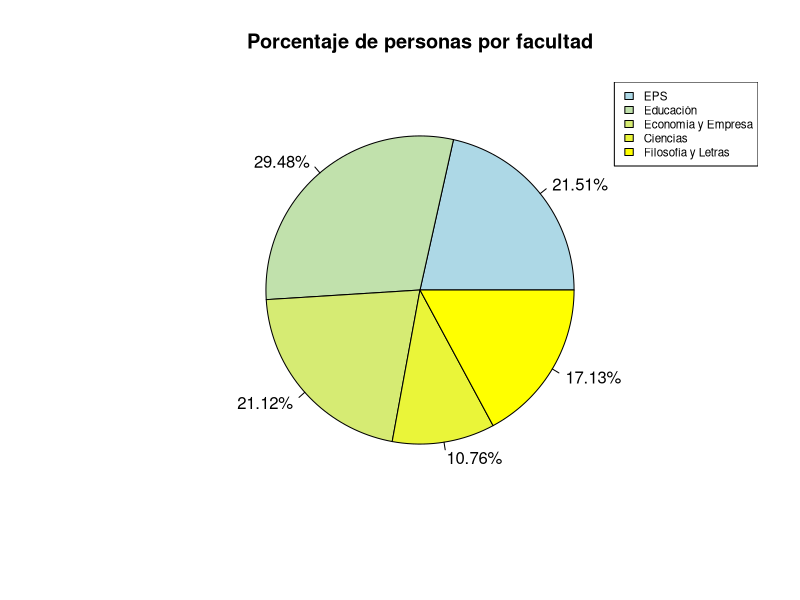
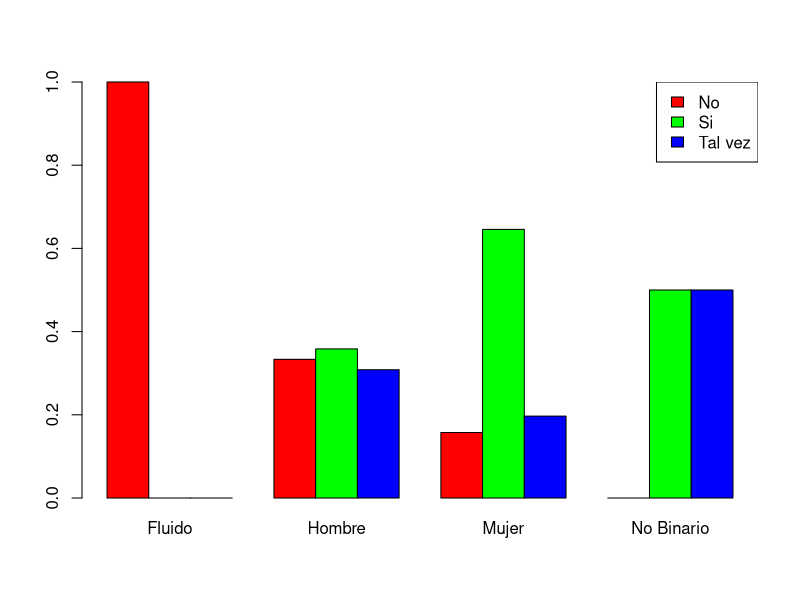
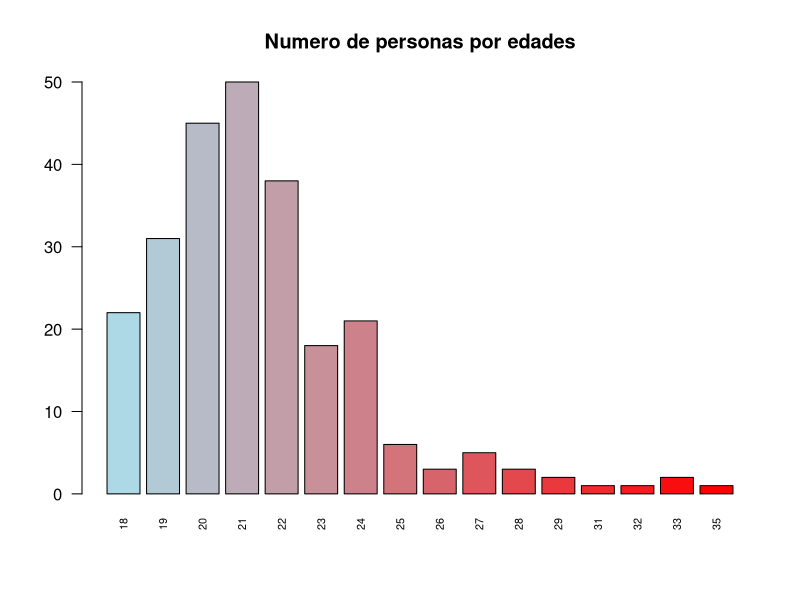
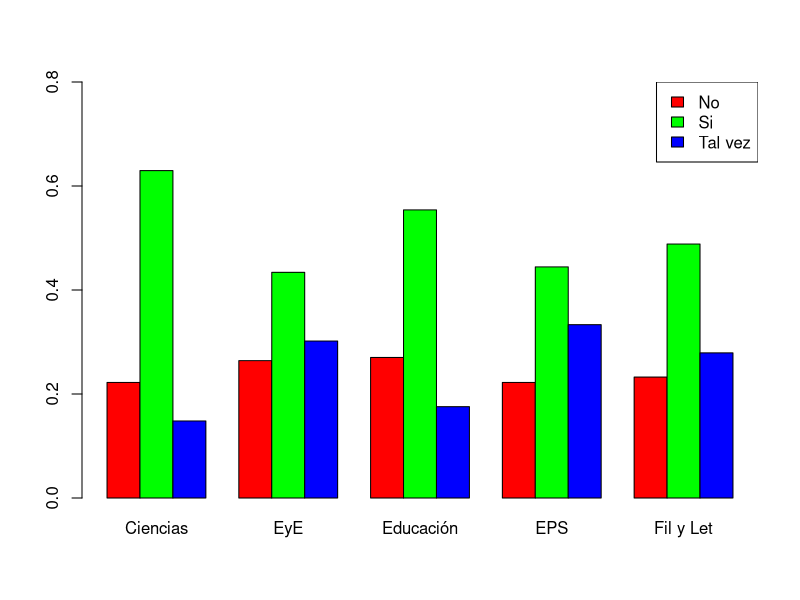
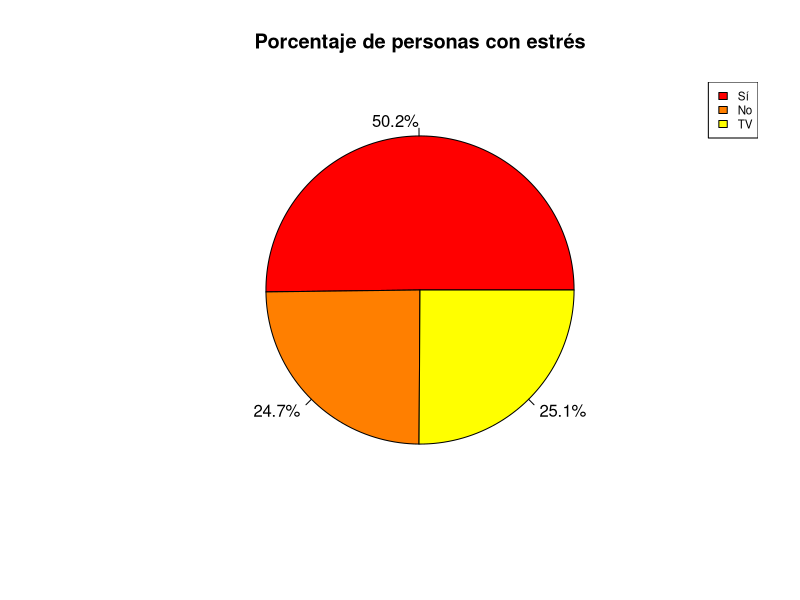
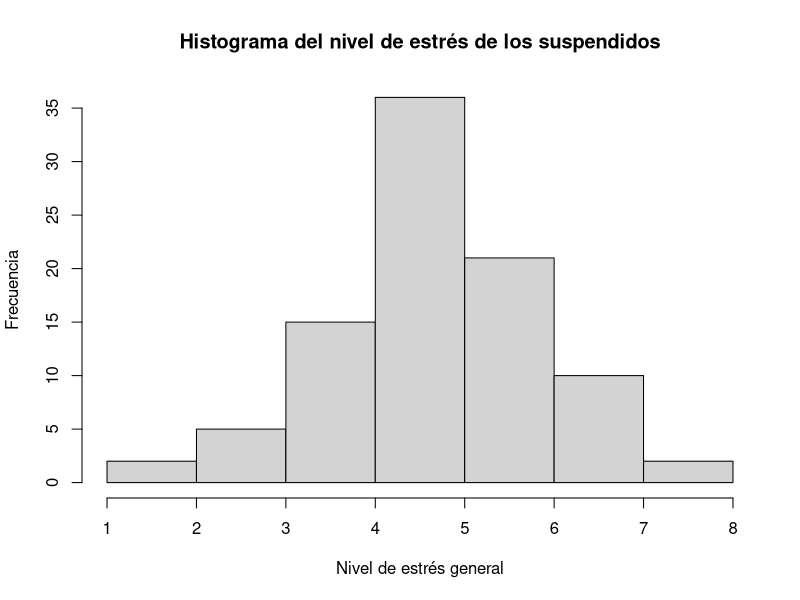
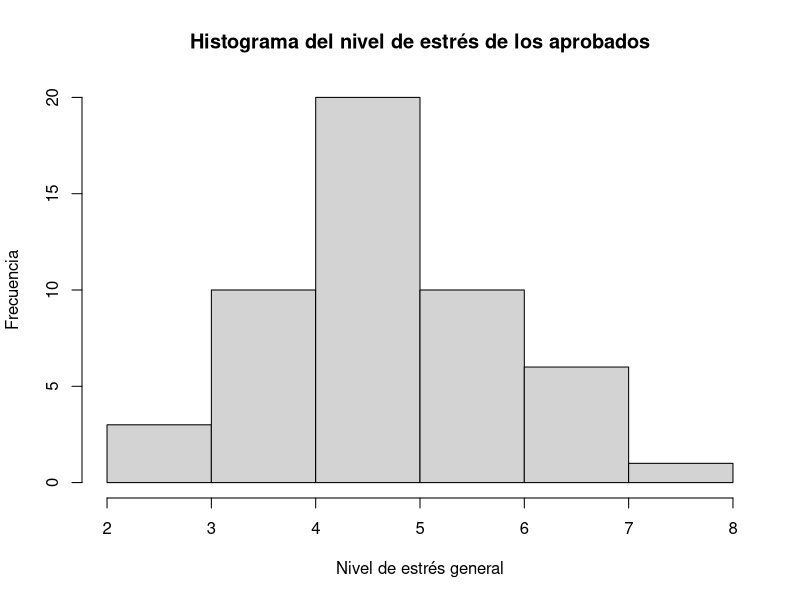
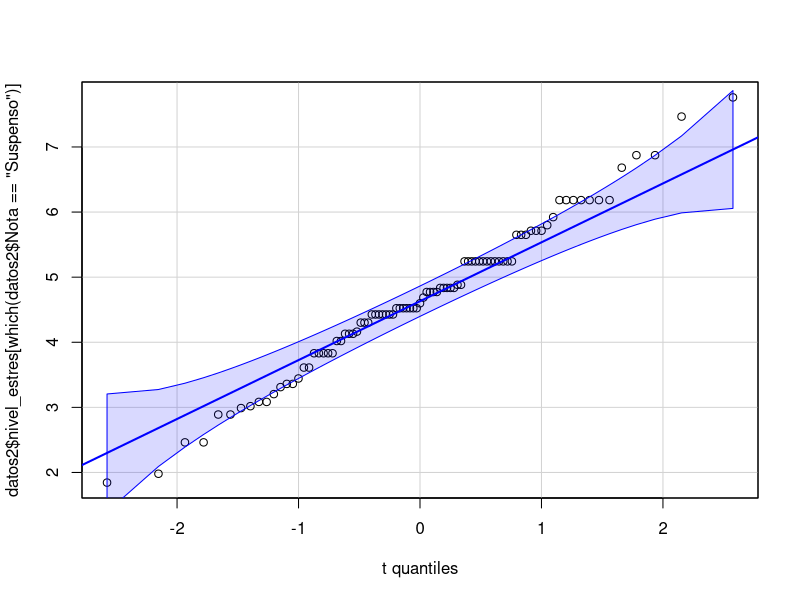

Generate these figures, in order, with R:
## ---- chunk 1
datos = read.csv("enquesta1.csv",header=TRUE, encoding = "UTF-8")
## ---- chunk 2
datos = datos[,-1]
## ---- chunk 3
c1 = c("4.5", "5.5", "6.5", "7.5", "8.5", "9.5", "3.5")
c2 = c("4.5", "5.5", "6.5", "7.5", "8.5", "9.5", "3.5")
c3 = c("1.5", "2.5", "3.5", "4.5", "5.5", "6.5", "7.5", "8.5", "9.5")
## ---- chunk 4
colnames(datos)[1] = "Edad"

colnames(datos)[2] = "Genero"
datos$Genero = as.factor(datos$Genero)
levels(datos$Genero) = c("Fluido", "Hombre","Mujer","No binario")

colnames(datos)[3] = "Colegio"
datos$Colegio = as.factor(datos$Colegio)

datos$Facultad = as.factor(datos$Facultad)

colnames(datos)[5] = "Carrera_EE"
datos$Carrera_EE = as.factor(datos$Carrera_EE)

colnames(datos)[6] = "Carrera_C"
datos$Carrera_C = as.factor(datos$Carrera_C)

colnames(datos)[7] = "Carrera_E"
datos$Carrera_E = as.factor(datos$Carrera_E)

colnames(datos)[8] = "Carrera_FL"
datos$Carrera_FL = as.factor(datos$Carrera_FL)

colnames(datos)[9] = "Carrera_I"
datos$Carrera_I = as.factor(datos$Carrera_I)

colnames(datos)[10] = "Año_carrera"
datos$Año_carrera = as.factor(datos$Año_carrera)

colnames(datos)[11] = "Rendimiento_general"
datos$Rendimiento_general = as.factor(datos$Rendimiento_general)
levels(datos$Rendimiento_general) = c1
datos$Rendimiento_general = factor(datos$Rendimiento_general, levels = sort(levels(datos$Rendimiento_general)))

colnames(datos)[12] = "Rendimiento_ultimo"
datos$Rendimiento_ultimo = as.factor(datos$Rendimiento_ultimo)
levels(datos$Rendimiento_ultimo) = c1
datos$Rendimiento_ultimo = factor(datos$Rendimiento_ultimo, levels = sort(levels(datos$Rendimiento_ultimo)))

colnames(datos)[13] = "Dormir_examenes"
datos$Dormir_examenes = as.factor(datos$Dormir_examenes)
levels(datos$Dormir_examenes) = c2
datos$Dormir_examenes = factor(datos$Dormir_examenes, levels = sort(levels(datos$Dormir_examenes)))

colnames(datos)[14] = "Dormir_general"
datos$Dormir_general = as.factor(datos$Dormir_general)
levels(datos$Dormir_general) = c2
datos$Dormir_general = factor(datos$Dormir_general, levels = sort(levels(datos$Dormir_general)))

colnames(datos)[15] = "Ocio_examenes"
datos$Ocio_examenes = as.factor(datos$Ocio_examenes)
levels(datos$Ocio_examenes) = c3
datos$Ocio_examenes = factor(datos$Ocio_examenes, levels = sort(levels(datos$Ocio_examenes)))

colnames(datos)[16] = "Ocio_general"
datos$Ocio_general = as.factor(datos$Ocio_general)
levels(datos$Ocio_general) = c3
datos$Ocio_general = factor(datos$Ocio_general, levels = sort(levels(datos$Ocio_general)))

colnames(datos)[17] = "Estudio_general"
datos$Estudio_general = as.factor(datos$Estudio_general)
levels(datos$Estudio_general) = c3
datos$Estudio_general = factor(datos$Estudio_general, levels = sort(levels(datos$Estudio_general)))

colnames(datos)[18] = "Estudio_examenes"
datos$Estudio_examenes = as.factor(datos$Estudio_examenes)
levels(datos$Estudio_examenes) = c3
datos$Estudio_examenes = factor(datos$Estudio_examenes, levels = sort(levels(datos$Estudio_examenes)))

colnames(datos)[19] = "Alimentacion"

colnames(datos)[20] = "Vida_social"

colnames(datos)[21] = "Situacion_domestica"
datos$Situacion_domestica = as.factor(datos$Situacion_domestica)
levels(datos$Situacion_domestica) = c("padres", "piso", "residencia", "solo")

colnames(datos)[22] = "Situacion_laboral"
#Hay que tratar más tarde esta variable ya que es de multirespuesta

colnames(datos)[23] = "Estres"
datos$Estres = as.factor(datos$Estres)

colnames(datos)[24] = "Medidas_estres"
datos$Medidas_estres = as.factor(datos$Medidas_estres)

colnames(datos)[25] = "Fiesta"
datos$Fiesta = as.factor(datos$Fiesta)
levels(datos$Fiesta) = c("(casi) nunca", "+2", "1-2") 
datos$Fiesta = factor(datos$Fiesta, levels = levels(datos$Fiesta)[c(1,3,2)])

colnames(datos)[26] = "Deporte"
datos$Deporte = as.factor(datos$Deporte)
levels(datos$Deporte) = c("1-2", "3-4", "+5", "(casi) nunca") 
datos$Deporte = factor(datos$Deporte, levels = levels(datos$Deporte)[c(4,1,2,3)])

colnames(datos)[28] = "Pareja"
datos$Pareja = as.factor(datos$Pareja)

colnames(datos)[29] = "Tiempo_pareja_examenes"
datos$Tiempo_pareja_examenes = as.factor(datos$Tiempo_pareja_examenes)
levels(datos$Tiempo_pareja_examenes) = c("", "8<", "2-4", "4-6", "6-8", "<2", "distancia")
datos$Tiempo_pareja_examenes = factor(datos$Tiempo_pareja_examenes, levels = levels(datos$Tiempo_pareja_examenes)[c(6,3,4,5,2,7,1)])

colnames(datos)[30] = "Tiempo_pareja_general"
datos$Tiempo_pareja_general = as.factor(datos$Tiempo_pareja_general)
levels(datos$Tiempo_pareja_general) = c("", "8<", "2-4", "4-6", "6-8", "<2", "distancia")
datos$Tiempo_pareja_general = factor(datos$Tiempo_pareja_general, levels = levels(datos$Tiempo_pareja_general)[c(6,3,4,5,2,7,1)])
## ---- chunk 5
datos$Hobbies = as.character(datos$Hobbies) 
## ---- chunk 6
str(datos)
head(datos)
## ---- chunk 7
prop.table(table(datos$Facultad))
## ---- chunk 8
EPS = length(which(datos$Facultad == "EPS"))
E = length(which(datos$Facultad == "Educación"))
EyE = length(which(datos$Facultad == "Economía y Empresa"))
Ciencias = length(which(datos$Facultad == "Ciencias"))
FyL = length(which(datos$Facultad == "Filosofía y Letras"))


EPSp = round(length(which(datos$Facultad == "EPS"))/length(datos$Facultad)*100,2)
Ep = round(length(which(datos$Facultad == "Educación"))/length(datos$Facultad)*100,2)
EyEp = round(length(which(datos$Facultad == "Economía y Empresa"))/length(datos$Facultad)*100,2)
Cienciasp = round(length(which(datos$Facultad == "Ciencias"))/length(datos$Facultad)*100,2)
FyLp = round(length(which(datos$Facultad == "Filosofía y Letras"))/length(datos$Facultad)*100,2)

slices = c(EPS, E, EyE, Ciencias, FyL)
slice_lab = paste(c(EPSp, Ep, EyEp, Cienciasp, FyLp), "%", sep = "")

pie(slices,main = "Porcentaje de personas por facultad",
col= colorRampPalette(c('lightblue', "yellow"))(5), labels = slice_lab) 
legend("topright",c("EPS","Educación","Economía y Empresa","Ciencias","Filosofía y Letras"),cex = 0.7, fill = 
colorRampPalette(c('lightblue', "yellow"))(5))
## ---- chunk 9
library(tidyverse)
#ggplot(data = datos) + 
 # geom_bar(mapping = aes(x = Genero, fill = Estres), position = "dodge")

tabla1 = prop.table(table(datos$Estres,datos$Genero), margin = 2)
barplot(tabla1, beside = TRUE, col = c("red","green","blue"), ylim = c(0,1),names.arg=c("Fluido","Hombre","Mujer","No Binario"))
legend(x = "topright", legend = c("No", "Si","Tal vez"), fill = c("red", "green","blue"))
## ---- chunk 10
prop.table(table(datos$Genero))
## ---- chunk 11
barplot(table(datos$Edad), col = colorRampPalette(c('lightblue', 'red'))(16), 
main = "Numero de personas por edades", las = 2, cex.names = 0.65)
## ---- chunk 12
#ggplot(data = datos) + 
  #geom_bar(mapping = aes(x = Facultad, fill = Estres), position = "dodge")
tabla2 = prop.table(table(datos$Estres,datos$Facultad), margin = 2)
barplot(tabla2, beside = TRUE, col = c("red","green","blue"), ylim = c(0,0.80),names.arg=c("Ciencias","EyE","Educación","EPS","Fil y Let"))
legend(x = "topright", legend = c("No", "Si","Tal vez"), fill = c("red", "green","blue"))
## ---- chunk 13
S = length(which(datos$Estres == "Sí"))
N = length(which(datos$Estres == "No"))
TV = length(which(datos$Estres == "Tal vez"))

Sp = round(length(which(datos$Estres == "Sí"))/length(datos$Estres)*100,2)
Np = round(length(which(datos$Estres == "No"))/length(datos$Estres)*100,2)
TVp = round(length(which(datos$Estres == "Tal vez"))/length(datos$Estres)*100,2)

slices = c(S,N,TV)
slice_lab = paste(c(Sp,Np,TVp), "%", sep = "")

pie(slices,main = "Porcentaje de personas con estrés",
col= colorRampPalette(c('red', "yellow"))(3), labels = slice_lab) 
legend("topright",c("Sí","No","TV"),cex = 0.7, fill = 
colorRampPalette(c('red', "yellow"))(3))
## ---- chunk 14
nivel_estres = (as.numeric(as.character(datos$Estudio_general))-as.numeric(as.character(datos$Ocio_general)))/as.numeric(as.character(datos$Dormir_general))

examenes_estres = (as.numeric(as.character(datos$Estudio_examenes))-as.numeric(as.character(datos$Ocio_examenes)))/as.numeric(as.character(datos$Dormir_examenes))
## ---- chunk 15
library(scales)
esc = c(0,10) 
x = c(nivel_estres, examenes_estres)
x = rescale(x, to = esc)
nivel_estres = x[1:(length(x)/2)]
examenes_estres = x[(length(x)/2+1): length(x)]
## ---- chunk 16
aumento_estres = examenes_estres - nivel_estres
## ---- chunk 17
datos1 = datos 
datos1 = cbind(datos1, nivel_estres, examenes_estres, aumento_estres)
## ---- chunk 18
datos2 = datos1[which(datos1$aumento_estres >=0),]


Nota=cut(as.numeric(as.character(datos2$Rendimiento_general)), breaks= c(0,7, 10),
  labels=c("Suspenso", "Aprobado"))
datos2 = cbind(datos2, Nota)
## ---- chunk 19
nrow(datos2[which(datos2$Nota == "Suspenso"),])
nrow(datos2[which(datos2$Nota == "Aprobado"),])
## ---- chunk 20
t.test(datos2$nivel_estres[which(datos2$Nota == "Suspenso")], datos2$nivel_estres[which(datos2$Nota == "Aprobado")], alternative = "two.sided")
## ---- chunk 21
t.test(datos2$nivel_estres[which(datos2$Nota == "Suspenso")], datos2$nivel_estres[which(datos2$Nota == "Aprobado")], alternative = "less")
t.test(datos2$nivel_estres[which(datos2$Nota == "Suspenso")], datos2$nivel_estres[which(datos2$Nota == "Aprobado")], alternative = "greater")
## ---- chunk 22
#wilcox.test(datos3$nivel_estres[which(datos3$Nota == "Suspenso")], datos3$nivel_estres[which(datos3$Nota == "Aprobado")], alternative = "two.sided", paired = F)

hist(datos2$nivel_estres[which(datos2$Nota == "Suspenso")], main = "Histograma del nivel de estrés de los suspendidos", xlab = "Nivel de estrés general", ylab= "Frecuencia" )
#hist(datos2$nivel_estres[which(datos2$Nota == "medio")])
hist(datos2$nivel_estres[which(datos2$Nota == "Aprobado")], main = "Histograma del nivel de estrés de los aprobados", xlab = "Nivel de estrés general", ylab= "Frecuencia" )
## ---- chunk 23
library(car)
qqPlot(datos2$nivel_estres[which(datos2$Nota == "Suspenso")], distribution="t", df=144, id=FALSE)
## ---- chunk 24
qqPlot(datos2$nivel_estres[which(datos2$Nota == "Aprobado")], distribution="t", df=96, id=FALSE)
## ---- chunk 25
shapiro.test(datos2$nivel_estres[which(datos2$Nota == "Suspenso")])
shapiro.test(datos2$nivel_estres[which(datos2$Nota == "Aprobado")])
## ---- chunk 26
summary(datos1$Alimentacion)
Alim=cut(datos1$Alimentacion, breaks= c(0,7, 10), labels=c("Mala", "Buena"))
datos1 = cbind(datos1, Alim)

## ---- chunk 27
summary(datos1$Vida_social)
social=cut(datos1$Vida_social, breaks= c(0,7, 10), labels=c("Baja", "Alta"))
datos1 = cbind(datos1, social)
## ---- chunk 28
nueva_col = data.frame(trabajo = c(1:length(datos1[,1])))
datos3 = cbind(datos1, nueva_col)
datos3$trabajo[which(datos3$Situacion_laboral == "No tengo trabajo")] = "No trabajo"
datos3$trabajo[which(datos3$Situacion_laboral == "Trabajo de manera esporádica" | datos3$Situacion_laboral == "Tengo trabajo estable" | datos3$Situacion_laboral == "Trabajo en verano" | datos3$Situacion_laboral == "Busco trabajo de manera activa" )] = "Trabajo"
## ---- chunk 29
nrow(datos3[which(datos3$trabajo == "No trabajo"),])
nrow(datos3[which(datos3$trabajo == "Trabajo"),])

nueva_col_1 = data.frame(casa = c(1:length(datos1[,1])))
## ---- chunk 30
datos4 = cbind(datos3, nueva_col_1)
datos4$casa[which(datos4$Situacion_domestica == "padres")] = "Papis"
datos4$casa[which(datos4$Situacion_domestica == "solo" | datos4$Situacion_domestica == "residencia" | datos4$Situacion_domestica == "piso")] = "No Papis"

nrow(datos4[which(datos4$casa == "Papis"),])
nrow(datos4[which(datos4$casa == "No Papis"),])
## ---- chunk 31
table.ind = table(datos4$trabajo, datos4$casa)
table.ind
## ---- chunk 32
chisq.test(table.ind)
## ---- chunk 33
nueva_col_2 = data.frame(combinado = c(1:length(datos1[,1])))
datos5 = cbind(datos4, nueva_col_2)
datos5$combinado[which(datos5$trabajo == "No trabajo" & datos5$casa == "Papis")] = "No tra Pa"
datos5$combinado[which(datos5$trabajo == "No trabajo" & datos5$casa == "No Papis")] = "No tra No Pa"
datos5$combinado[which(datos5$trabajo == "Trabajo" & datos5$casa == "Papis")] = "Tra Pa"
datos5$combinado[which(datos5$trabajo == "Trabajo" & datos5$casa == "No Papis")] = "Tra No Pa"
## ---- chunk 34
datos5.notrapa = datos5$nivel_estres[which(datos5$combinado == "No tra Pa")]
length(datos5.notrapa)
datos5.notranopa = datos5$nivel_estres[which(datos5$combinado == "No tra No Pa")]
length(datos5.notranopa)
datos5.tranopa = datos5$nivel_estres[which(datos5$combinado == "Tra No Pa")]
length(datos5.tranopa)
datos5.trapa = datos5$nivel_estres[which(datos5$combinado == "Tra Pa")]
length(datos5.trapa)
## ---- chunk 35
library(fBasics)
dagoTest(datos5.notranopa)
dagoTest(datos5.notrapa)
dagoTest(datos5.tranopa)
dagoTest(datos5.trapa)
## ---- chunk 36
kruskal.test(nivel_estres~combinado, data=datos5)
## ---- chunk 37
library(MASS)
fitdistr(datos5.notranopa, densfun = "normal")
fitdistr(datos5.notrapa, densfun = "normal")
fitdistr(datos5.tranopa, densfun = "normal")
## ---- chunk 38
library(tidyverse)
num_hob = str_count(datos1$Hobbies, ",")+1
datos1 = cbind(datos1, num_hob)
#summary(datos1$num_hob)
NH = cut(datos1$num_hob, breaks = c(0,2,4,10), labels = c("Pocos", "Normal", "Bastantes"))
## ---- chunk 39
shapiro.test(nivel_estres)
## ---- chunk 40
kruskal.test(nivel_estres ~ NH, data = datos1)
## ---- chunk 41
boxplot(nivel_estres ~ NH, data = datos1)
## ---- chunk 42
datos6 = datos5
table.fiest_deporte_1 = table(datos6$Fiesta, datos6$Deporte)
table.fiest_deporte_1
prop.table(table.fiest_deporte_1)
## ---- chunk 43
chisq.test(table.fiest_deporte_1)
## ---- chunk 44
kruskal.test(nivel_estres~Fiesta, data = datos6)
kruskal.test(nivel_estres~Deporte, data = datos6)
## ---- chunk 45
datos7 = datos1[which(datos1$Pareja == "Si"),]
estres_pareja = datos7$nivel_estres
summary(estres_pareja)
datos8 = datos1[which(datos1$Pareja == "No"),]
estres_no_pareja = datos8$nivel_estres
summary(estres_no_pareja)

kruskal.test(nivel_estres~Pareja, data = datos1)
## ---- chunk 46
t.test(estres_pareja, estres_no_pareja, alternative = "greater", var.equal = FALSE)
t.test(estres_pareja, estres_no_pareja, alternative = "greater", var.equal = TRUE)
## ---- chunk 47
datos9 = datos1[which(datos1$Facultad == "EPS"),]
nrow(datos9)
datos9estres = table(datos9$Carrera_I,datos9$Estres)
cbind(datos9estres, TOTAL = table(datos9$Carrera_I))[-1,] 
#el -1 es porque salía una fila con zeros
## ---- chunk 48
datos10 = datos1[which(datos1$Facultad == "Educación"),]
nrow(datos10)
datos10estres = table(datos10$Carrera_E,datos10$Estres)
cbind(datos10estres, TOTAL = table(datos10$Carrera_E))[-1,]
## ---- chunk 49
datos11 = datos1[which(datos1$Facultad == "Economía y Empresa"),]
nrow(datos11)
datos11estres = table(datos11$Carrera_EE,datos11$Estres)
cbind(datos11estres, TOTAL = table(datos11$Carrera_EE))[-1,]

datos12 = datos1[which(datos1$Facultad == "Ciencias"),]
nrow(datos12)
datos12estres = table(datos12$Carrera_C,datos12$Estres)
cbind(datos12estres, TOTAL = table(datos12$Carrera_C))[-1,]

datos13 = datos1[which(datos1$Facultad == "Filosofía y Letras"),]
nrow(datos13)
datos13estres = table(datos13$Carrera_FL,datos13$Estres)
cbind(datos13estres, TOTAL = table(datos13$Carrera_FL))[-1,]
## ---- chunk 50
library(fBasics)
estres.eps = datos1$nivel_estres[which(datos1$Facultad == "EPS")]
estres.educacion =  datos1$nivel_estres[which(datos1$Facultad == "Educación")]
estres.economia =  datos1$nivel_estres[which(datos1$Facultad == "Economía y Empresa")]
estres.ciencias =  datos1$nivel_estres[which(datos1$Facultad == "Ciencias")]
estres.filosofia =  datos1$nivel_estres[which(datos1$Facultad == "Filosofía y Letras")]
length(estres.eps)
length(estres.educacion)
length(estres.economia)
length(estres.ciencias)
length(estres.filosofia) #todas grandes (mayores que 20, puedo hacer dago test)
dagoTest(estres.eps)
dagoTest(estres.educacion)
dagoTest(estres.economia)
dagoTest(estres.ciencias)
dagoTest(estres.filosofia)
## ---- chunk 51
kruskal.test(nivel_estres~Facultad, data = datos1) 
## ---- chunk 52
pairwise.wilcox.test(datos1$nivel_estres,datos1$Facultad,p.adjust.method="holm")
boxplot(estres.eps,estres.educacion, estres.economia, estres.ciencias, estres.filosofia) #vemos que tiene sentido
## ---- chunk 53
boxplot(estres.eps, estres.filosofia) #parece que el viel de estres de filosofia es menor.
var.test(estres.eps,estres.filosofia) #pvalor grande rechazamos la hipotesis nula -> tienen distinta varianza
t.test(estres.eps,estres.filosofia,alternative = "greater", var.equal = F)
## ---- chunk 54
t.test(datos1$nivel_estres, mu = 5, alternative = "less")
